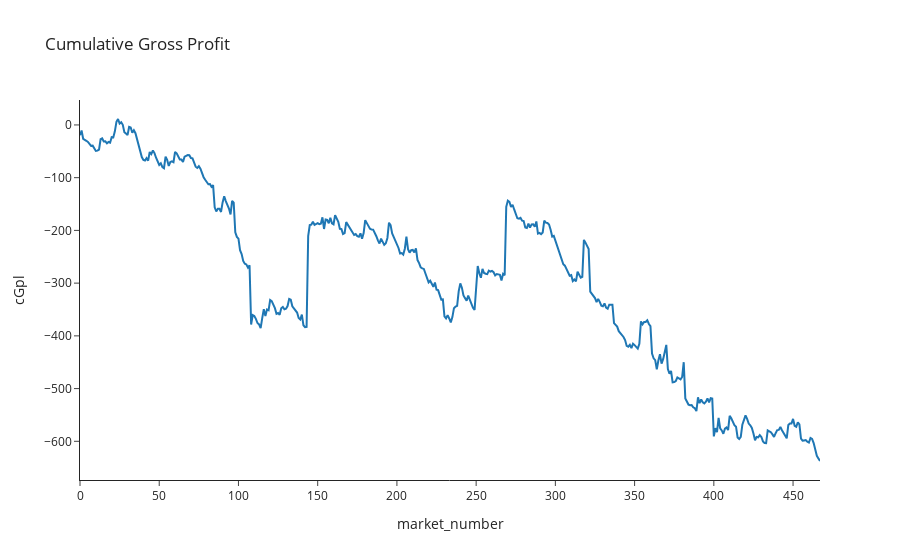

The notebook cell this image was saved under:
### Code cell
import plotly.express as px

bet_eval_chart_cPl(flat_bets_bsp)

### Figure 1 — Plotly figure (JSON) as saved in the notebook; plotly's stock layout.template omitted (floating-point values rounded to 4 significant figures; data arrays with more than 128 entries replaced by an {"elided": "..."} marker saying what was removed)
{"data": [{"hovertemplate": "market_number=%{x}<br>cGpl=%{y}<extra></extra>", "legendgroup": "", "line": {"color": "#1F77B4", "dash": "solid"}, "mode": "lines", "name": "", "orientation": "v", "showlegend": false, "type": "scatter", "x": {"elided": "468 int values"}, "xaxis": "x", "y": {"elided": "468 float values"}, "yaxis": "y"}], "layout": {"legend": {"tracegroupgap": 0}, "title": {"text": "Cumulative Gross Profit"}, "xaxis": {"anchor": "y", "domain": [0, 1], "title": {"text": "market_number"}}, "yaxis": {"anchor": "x", "domain": [0, 1], "title": {"text": "cGpl"}}}}
